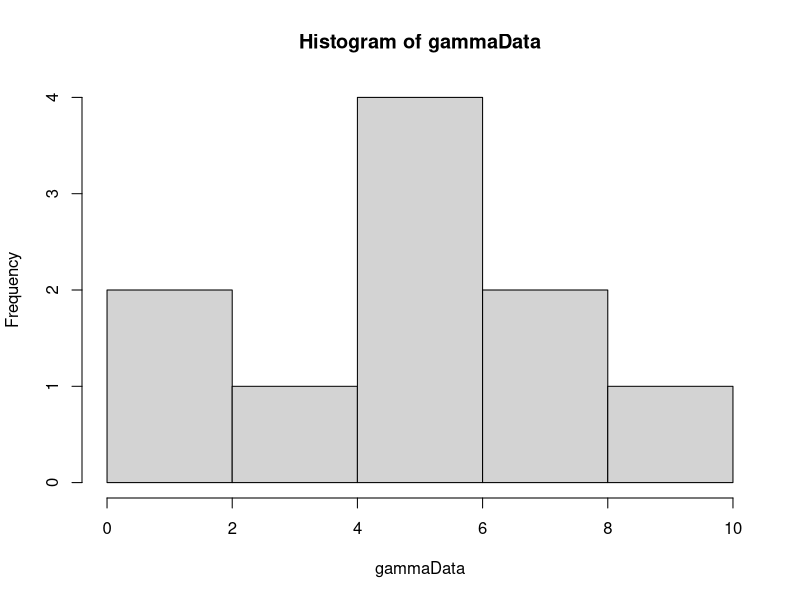
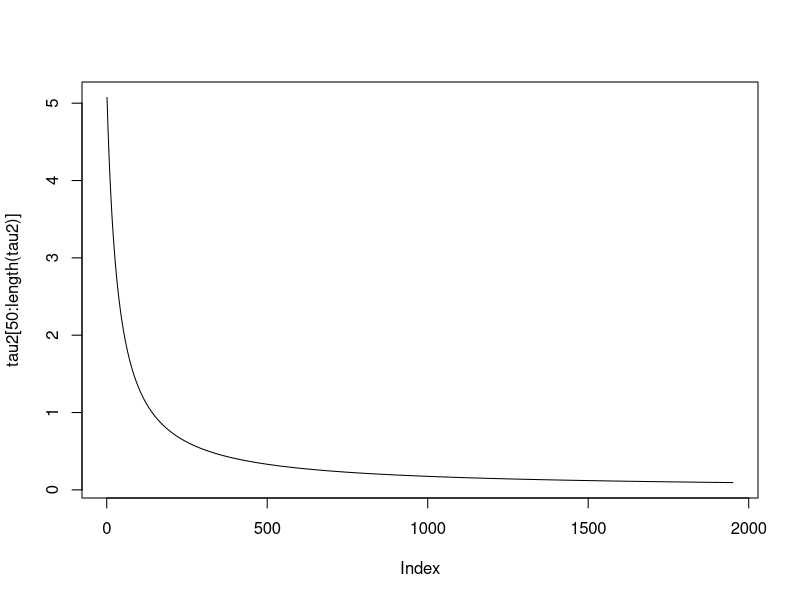
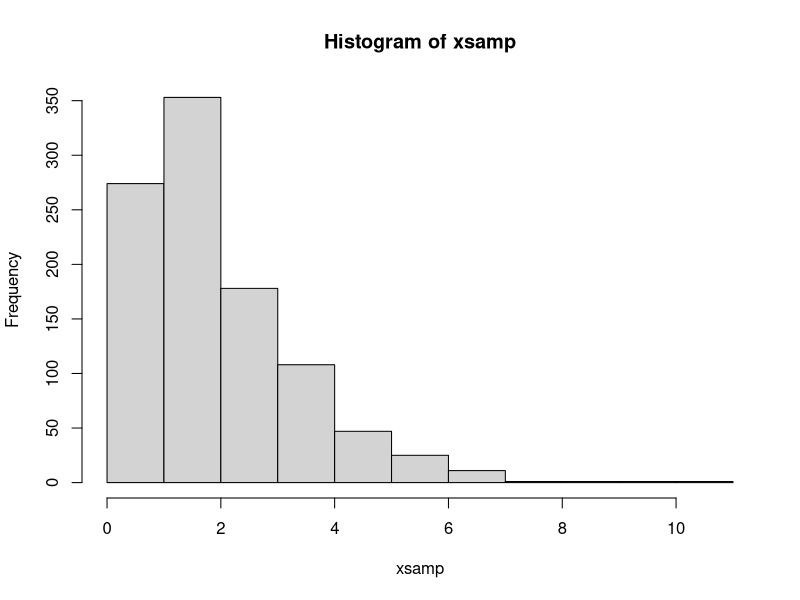
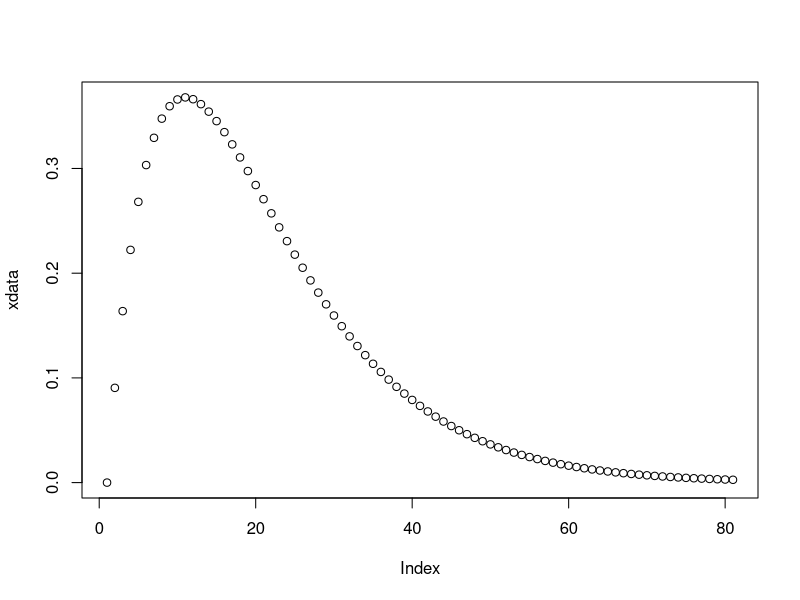
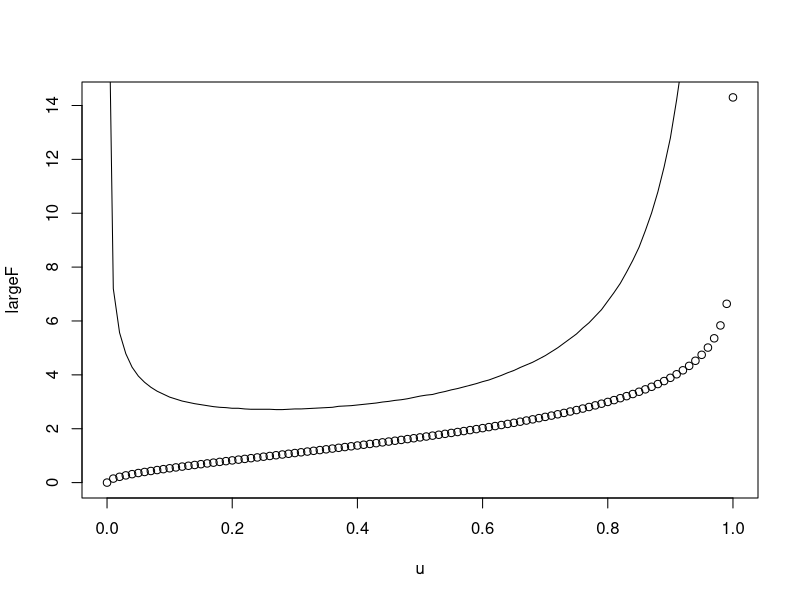
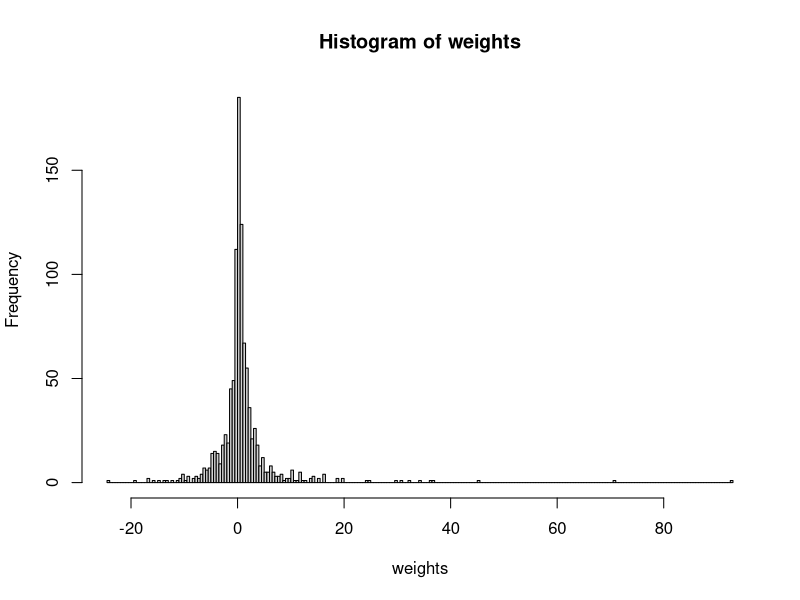

Recreate these plots in R, in order.
library(MCMCpack)


calcWeight <- function(gammaInv, diffGammaInv) {
  weight = (1/length(gammaInv))*(sum(diffGammaInv/gammaInv)) - sum(diffGammaInv)/sum(gammaInv)
  return(weight)
}

invGammaCumulative <- function(u, alpha) {
  x = 0
  stepSize = 0.1
  tolerance = 0.00001
  direction = 1
  integralValue = 0
  
  while(abs(integralValue - u) > tolerance){
    x = x + direction*stepSize
    if(x<0) {
      x = 0
      direction = 1
    }
    
    if(method == "integrate") {
      integral = integrate(gammaDensity, 0, x)
      integralValue = integral$value  
    } else if(method == "pgamma") {
      integral = pgamma(x, shape=alpha, scale=1)
      integralValue = integral
    }
    
    
    # Going left and pass the point
    if ((u > integralValue) && (direction == -1)) {
      stepSize = stepSize/2
      direction = 1
    }
    
    # Going right and pass the point
    if ((u < integralValue) && (direction == 1)) {
      stepSize = stepSize/2
      direction = -1
    }
  }
  return(x)
}

diffInvGammaCumulative <- function(u) {
  if(u+hStep < 1) {
    firstPoint = invGammaCumulative(u, alpha)
    secondPoint = invGammaCumulative(u+hStep, alpha)
    return((secondPoint - firstPoint)/hStep)  
  } else {
    firstPoint = invGammaCumulative(u-hStep, alpha)
    secondPoint = invGammaCumulative(u, alpha)
    return((secondPoint - firstPoint)/hStep)  
  }
}

gammaDensity <- function(x) {
  return(dgamma(x, alpha,1))  
}

findAlpha <- function(u, s2) {
  alphaValue = 0.1
  stepSize = 0.01
  direction = 1
  tolerance = 0.0001
  tau2Value = 0
  
  while(abs(s2 - tau2Value) > tolerance) {
    alphaValue = alphaValue + direction*stepSize
    if(alphaValue<=0) {
      alphaValue = 0.1
      direction = -1
    }
    
    tau2Value = calcValueTau2(u, alphaValue)
    
    if ((s2 > tau2Value) && (direction == 1)) {
      stepSize = stepSize/2
      direction = -1
    }
    
    if ((s2 < tau2Value) && (direction == -1)) {
      stepSize = stepSize/2
      direction = 1
    }
    
  }
  return(alphaValue)
}

findBeta <- function(s1, u, alphaValue) {
  largeFInv = rep(0, length(u))
  for(i in 1:length(u)) {
    largeFInv[i] = invGammaCumulative(u[i], alphaValue)
  }
  return(s1*length(u)/(sum(largeFInv)))
}

calcValueTau2 <- function(u, alpha) {
  largeFInv = rep(0, length(u))
  for(i in 1:length(u)) {
    largeFInv = invGammaCumulative(u[i], alpha)
  }
  return(length(u)*((prod(largeFInv))^(1/length(u)))/sum(largeFInv))
}

alpha = 2
beta = 2
hStep = 0.004
method = "pgamma"
NUM_SAMPLES = 1000
NUM_POINTS = 10

# Generate data
gammaData = rgamma(NUM_POINTS, shape=alpha, scale = beta)
hist(gammaData)
# Calculation of statistics
s1 = sum(gammaData)/NUM_POINTS
s2 = NUM_POINTS*((prod(gammaData))^(1/NUM_POINTS))/sum(gammaData)
# Plot of tau 2 with respect to alpha
alpharange = seq(0.1 , 200, by = 0.1)
tau2 = rep(0, length(alpharange))
u = runif(NUM_POINTS)
for(i in 1:length(alpharange)) {
  tau2[i]= calcValueTau2(u, alpharange[i])
  print(i)
}
plot(tau2[50:length(tau2)], type="l")


# Generation of new sample
u = runif(NUM_POINTS)



# Testing
xsamp = rep(0, NUM_SAMPLES)
for(i in 1:NUM_SAMPLES) {
  u = runif(1)
  xsamp[i] = invGammaCumulative(u, alpha)
}
hist(xsamp)
xdata = dgamma(seq(0,8, by=0.1),2)
plot(xdata)

u = seq(0,1,by=0.01)
largeF = rep(0,length(u))
diffF = rep(0,length(u)-1)
for(i in 1:length(u)) {
  largeF[i] = invGammaCumulative(u[i],alpha)
  if(i<length(u)) {
    diffF[i] = diffInvGammaCumulative(u[i])  
  }
  print(i)
}
plot(u,largeF)
lines(u[1:100],diffF)

NUM_POINTS = 20
weights = rep(0, NUM_SAMPLES)
for(i in 1:NUM_SAMPLES) {
  u = runif(NUM_POINTS)
  diffF = rep(0, NUM_POINTS)
  invF = rep(0, NUM_POINTS)
  for(j in 1:NUM_POINTS) {
    invF[j] = invGammaCumulative(u[j], alpha)
    diffF[j] = diffInvGammaCumulative(u[j])
  }
  weights[i] = calcWeight(invF, diffF)
  print(i)
}

hist(weights, breaks = 200)
